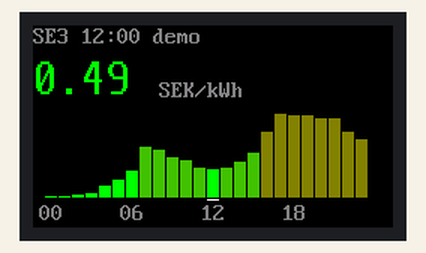
This program was run on a simulated ESP32 board running MicroPython. Shown: 240×135 colour display. Files that are not in the repository are absent; the clock reads 2024-03-15 10:24:30 at power-on unless the program sets it; library files of the repository ran but are not shown: st7789py.py, vga2_16x32.py, vga1_8x16.py; what the program prints to the serial console is not drawn.

Above: at 0.9 s.

The program:

app.py
```python
# Spot-price display for the LilyGO T-Display (ESP32, ST7789 135x240), MicroPython 1.29 + st7789py.
# Joakim Eriksson 2022 (LoBo/MQTT version), 2026: fetches the prices itself from elprisetjustnu.se.
# config.json: {"ssid": "...", "psk": "...", "area": "SE3"}; demo_prices.json (same API format) is used
# when there is no network, which is what the emulator's browser build has.
import json, time, network, machine, sys, gc, esp32

def heap(tag): gc.collect(); print("HEAP", tag, "gc", gc.mem_free(), "idf", sum(x[2] for x in esp32.idf_heap_info(esp32.HEAP_DATA)))

def load_json(name, default):
    try:
        with open(name) as f: return json.load(f)
    except OSError:
        return default

cfg = load_json("config.json", {})
area = cfg.get("area", "SE3")

# Associate before the display driver and fonts load: MicroPython's GC heap grows into the ESP-IDF heap when
# they are imported, and the Wi-Fi association (WPA2, lwIP, DHCP) plus a TLS handshake need the IDF heap.
def connect():
    wlan = network.WLAN(network.STA_IF)
    wlan.active(True)
    wlan.config(pm=network.WLAN.PM_NONE)
    if wlan.isconnected(): return wlan
    if not cfg.get("ssid"): return None
    wlan.connect(cfg["ssid"], cfg.get("psk", ""))
    for _ in range(100):
        if wlan.isconnected(): heap("associated"); return wlan
        time.sleep_ms(200)
    return None

wlan = connect()
print("WLAN", wlan.ifconfig()[0] if wlan else "no connection")

from machine import Pin, SPI
import st7789py as st7789, vga2_16x32 as big, vga1_8x16 as small
W, H = 240, 135
tft = st7789.ST7789(SPI(2, baudrate=20_000_000, sck=Pin(18), mosi=Pin(19), miso=None), 135, 240,
                    reset=Pin(23, Pin.OUT), dc=Pin(16, Pin.OUT), cs=Pin(5, Pin.OUT), backlight=Pin(4, Pin.OUT), rotation=1)
btn_refresh = Pin(0, Pin.IN, Pin.PULL_UP)        # left button: fetch again
GREY = 0x8410
heap("display")

def price_color(sek):                             # SEK/kWh, same steps as the 2022 version (öre/kWh thresholds)
    if sek < 0.50: return st7789.GREEN
    if sek < 1.00: return 0x4600                  # dark green
    if sek < 2.00: return 0x8400                  # olive
    return st7789.RED

def status(text, color=st7789.WHITE):
    tft.fill_rect(0, H - 16, W, 16, st7789.BLACK)
    tft.text(small, text[:30], 0, H - 16, color)

def set_time():
    try:
        import ntptime; ntptime.settime(); return True
    except OSError:
        return False

def fetch(day):                                   # day: (y, m, d) UTC; prices come in 15-minute slots since 2025-10
    """Stream the day's JSON and keep only (hour, SEK/kWh): the full document does not fit next to TLS on this heap."""
    import requests
    url = "https://www.elprisetjustnu.se/api/v1/prices/%04d/%02d-%02d_%s.json" % (day[0], day[1], day[2], area)
    heap("fetch")
    r = requests.get(url, timeout=20)
    heap("got " + str(r.status_code))
    try:
        if r.status_code != 200: return None
        slots, tail = [], b""
        while True:
            chunk = r.raw.read(1024)
            if not chunk: break
            buf = tail + chunk
            while True:                           # one object per iteration: {"SEK_per_kWh":0.049,...,"time_start":"2026-10-14T00:00:00+02:00",...}
                a = buf.find(b"{"); b = buf.find(b"}", a + 1)
                if a < 0 or b < 0: break
                obj = buf[a:b]; buf = buf[b + 1:]
                k = obj.find(b'"SEK_per_kWh":'); t = obj.find(b'"time_start":"')
                if k >= 0 and t >= 0:
                    slots.append({"SEK_per_kWh": float(obj[k + 14:obj.find(b",", k)]), "time_start": obj[t + 14:t + 39].decode()})
            tail = buf[-1200:]
        return slots
    finally:
        r.close()

def hourly(slots):                                # -> ([24 SEK/kWh], utc_offset_seconds) from the API's time_start strings
    hours = [[] for _ in range(24)]
    off = 0
    for s in slots:
        t = s["time_start"]                       # "2026-10-14T10:00:00+02:00"
        hours[int(t[11:13])].append(s["SEK_per_kWh"])
        off = (int(t[20:22]) * 60 + int(t[23:25])) * 60 * (1 if t[19] == "+" else -1)
    return [sum(h) / len(h) if h else None for h in hours], off

def draw(prices, off, source):
    tft.fill(st7789.BLACK)
    lt = time.localtime(time.time() + off)
    hour = lt[3]
    now = prices[hour] if prices and prices[hour] is not None else None
    tft.text(small, "%s %02d:%02d %s" % (area, lt[3], lt[4], source), 0, 0, GREY)
    if now is None:
        tft.text(big, "no price", 0, 20, st7789.RED)
    else:
        tft.text(big, "%.2f" % now, 0, 20, price_color(now))
        tft.text(small, "SEK/kWh", 84, 36, GREY)
    if prices:
        top = max(p for p in prices if p is not None) or 1
        base, hmax = H - 20, 56
        for h, p in enumerate(prices):
            if p is None: continue
            x = 8 + h * 9
            bar = max(1, int(p / top * hmax))
            tft.fill_rect(x, base - bar, 8, bar, price_color(p))
            if h == hour: tft.hline(x, base + 1, 8, st7789.WHITE)
            if h % 6 == 0: tft.text(small, "%02d" % h, x - 4, base + 3, GREY)

def refresh(source):
    try:
        slots = fetch(time.gmtime()[:3])
        if slots:
            prices, off = hourly(slots)
            print("PRICES live", len(slots), "slots, utc offset", off)
            return prices, off, "live"
    except Exception as e:
        print("fetch failed:", repr(e)); sys.print_exception(e)
    return None, 0, source

prices, off, source = None, 0, "demo"
if wlan:
    print("TIME", "ntp" if set_time() else "no ntp", time.gmtime()[:6])
    status("fetching " + area + " ...", st7789.YELLOW)
    prices, off, source = refresh(source)
if prices is None:
    demo = load_json("demo_prices.json", None)
    if demo:
        prices, off = hourly(demo); print("PRICES demo", len(demo), "slots")
        if not wlan: machine.RTC().datetime((2026, 10, 14, 2, 10, 0, 0, 0))   # the demo day's clock
draw(prices, off, source)
lt = time.localtime(time.time() + off)
print("DRAWN", source, "local %02d:%02d" % (lt[3], lt[4]), "now", prices[lt[3]] if prices else None)
if prices is None: status("no network, no demo data", st7789.RED)

last_fetch, last_min = time.time(), -1
while True:
    time.sleep_ms(250)
    t = time.localtime(time.time() + off)
    if wlan and wlan.isconnected() and (btn_refresh.value() == 0 or time.time() - last_fetch > 3600):
        status("fetching ...", st7789.YELLOW)
        p2, o2, s2 = refresh(source)
        if p2: prices, off, source = p2, o2, s2
        last_fetch, last_min = time.time(), -1
    if t[4] != last_min:
        last_min = t[4]
        draw(prices, off, source)
```
